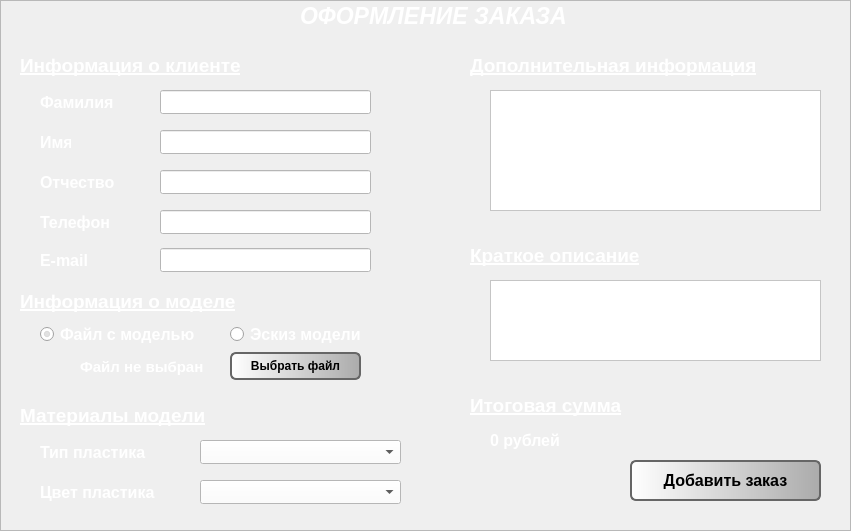
   <widget class="QFrame" name="manager_create_order_group">
    <property name="enabled">
     <bool>true</bool>
    </property>
    <property name="geometry">
     <rect>
      <x>191</x>
      <y>119</y>
      <width>851</width>
      <height>531</height>
     </rect>
    </property>
    <property name="frameShape">
     <enum>QFrame::StyledPanel</enum>
    </property>
    <property name="frameShadow">
     <enum>QFrame::Raised</enum>
    </property>
    <widget class="QLabel" name="surname_label">
     <property name="geometry">
      <rect>
       <x>40</x>
       <y>92</y>
       <width>81</width>
       <height>21</height>
      </rect>
     </property>
     <property name="font">
      <font>
       <family>Arial</family>
       <pointsize>12</pointsize>
       <weight>75</weight>
       <italic>false</italic>
       <bold>true</bold>
      </font>
     </property>
     <property name="styleSheet">
      <string notr="true">color: rgb(255, 255, 255);</string>
     </property>
     <property name="text">
      <string>Фамилия</string>
     </property>
    </widget>
    <widget class="QLabel" name="client_info_label">
     <property name="geometry">
      <rect>
       <x>20</x>
       <y>50</y>
       <width>221</width>
       <height>31</height>
      </rect>
     </property>
     <property name="font">
      <font>
       <family>Arial</family>
       <pointsize>14</pointsize>
       <weight>75</weight>
       <italic>false</italic>
       <bold>true</bold>
       <underline>true</underline>
       <strikeout>false</strikeout>
      </font>
     </property>
     <property name="styleSheet">
      <string notr="true">color: rgb(255, 255, 255);</string>
     </property>
     <property name="text">
      <string>Информация о клиенте</string>
     </property>
    </widget>
    <widget class="QLabel" name="name_label">
     <property name="geometry">
      <rect>
       <x>40</x>
       <y>132</y>
       <width>31</width>
       <height>21</height>
      </rect>
     </property>
     <property name="font">
      <font>
       <family>Arial</family>
       <pointsize>12</pointsize>
       <weight>75</weight>
       <italic>false</italic>
       <bold>true</bold>
      </font>
     </property>
     <property name="styleSheet">
      <string notr="true">color: rgb(255, 255, 255);</string>
     </property>
     <property name="text">
      <string>Имя</string>
     </property>
    </widget>
    <widget class="QLabel" name="add_order_label">
     <property name="geometry">
      <rect>
       <x>300</x>
       <y>0</y>
       <width>271</width>
       <height>31</height>
      </rect>
     </property>
     <property name="font">
      <font>
       <family>Arial</family>
       <pointsize>17</pointsize>
       <weight>75</weight>
       <italic>true</italic>
       <bold>true</bold>
      </font>
     </property>
     <property name="styleSheet">
      <string notr="true">color: rgb(255, 255, 255);</string>
     </property>
     <property name="text">
      <string>ОФОРМЛЕНИЕ ЗАКАЗА</string>
     </property>
    </widget>
    <widget class="QLabel" name="patronymic_label">
     <property name="geometry">
      <rect>
       <x>40</x>
       <y>172</y>
       <width>81</width>
       <height>21</height>
      </rect>
     </property>
     <property name="font">
      <font>
       <family>Arial</family>
       <pointsize>12</pointsize>
       <weight>75</weight>
       <italic>false</italic>
       <bold>true</bold>
      </font>
     </property>
     <property name="styleSheet">
      <string notr="true">color: rgb(255, 255, 255);</string>
     </property>
     <property name="text">
      <string>Отчество</string>
     </property>
    </widget>
    <widget class="QLineEdit" name="surname_text">
     <property name="geometry">
      <rect>
       <x>160</x>
       <y>90</y>
       <width>211</width>
       <height>24</height>
      </rect>
     </property>
     <property name="font">
      <font>
       <pointsize>11</pointsize>
      </font>
     </property>
     <property name="styleSheet">
      <string notr="true">background-color: rgb(255, 255, 255);</string>
     </property>
     <property name="text">
      <string/>
     </property>
    </widget>
    <widget class="QLineEdit" name="name_text">
     <property name="geometry">
      <rect>
       <x>160</x>
       <y>130</y>
       <width>211</width>
       <height>24</height>
      </rect>
     </property>
     <property name="font">
      <font>
       <pointsize>11</pointsize>
      </font>
     </property>
     <property name="styleSheet">
      <string notr="true">background-color: rgb(255, 255, 255);</string>
     </property>
     <property name="text">
      <string/>
     </property>
    </widget>
    <widget class="QLineEdit" name="patronymic_text">
     <property name="enabled">
      <bool>true</bool>
     </property>
     <property name="geometry">
      <rect>
       <x>160</x>
       <y>170</y>
       <width>211</width>
       <height>24</height>
      </rect>
     </property>
     <property name="font">
      <font>
       <pointsize>11</pointsize>
      </font>
     </property>
     <property name="styleSheet">
      <string notr="true">background-color: rgb(255, 255, 255);</string>
     </property>
     <property name="text">
      <string/>
     </property>
    </widget>
    <widget class="QLabel" name="phone_label">
     <property name="geometry">
      <rect>
       <x>40</x>
       <y>212</y>
       <width>81</width>
       <height>21</height>
      </rect>
     </property>
     <property name="font">
      <font>
       <family>Arial</family>
       <pointsize>12</pointsize>
       <weight>75</weight>
       <italic>false</italic>
       <bold>true</bold>
      </font>
     </property>
     <property name="styleSheet">
      <string notr="true">color: rgb(255, 255, 255);</string>
     </property>
     <property name="text">
      <string>Телефон</string>
     </property>
    </widget>
    <widget class="QLineEdit" name="phone_text">
     <property name="enabled">
      <bool>true</bool>
     </property>
     <property name="geometry">
      <rect>
       <x>160</x>
       <y>210</y>
       <width>211</width>
       <height>24</height>
      </rect>
     </property>
     <property name="font">
      <font>
       <pointsize>11</pointsize>
      </font>
     </property>
     <property name="styleSheet">
      <string notr="true">background-color: rgb(255, 255, 255);</string>
     </property>
     <property name="text">
      <string/>
     </property>
    </widget>
    <widget class="QLabel" name="additional_info_label">
     <property name="geometry">
      <rect>
       <x>470</x>
       <y>50</y>
       <width>291</width>
       <height>31</height>
      </rect>
     </property>
     <property name="font">
      <font>
       <family>Arial</family>
       <pointsize>14</pointsize>
       <weight>75</weight>
       <italic>false</italic>
       <bold>true</bold>
       <underline>true</underline>
      </font>
     </property>
     <property name="styleSheet">
      <string notr="true">color: rgb(255, 255, 255);</string>
     </property>
     <property name="text">
      <string>Дополнительная информация</string>
     </property>
    </widget>
    <widget class="QTextEdit" name="additional_info_text">
     <property name="geometry">
      <rect>
       <x>490</x>
       <y>90</y>
       <width>331</width>
       <height>121</height>
      </rect>
     </property>
     <property name="styleSheet">
      <string notr="true">background-color: rgb(255, 255, 255);</string>
     </property>
    </widget>
    <widget class="QLabel" name="model_info_label">
     <property name="geometry">
      <rect>
       <x>20</x>
       <y>286</y>
       <width>221</width>
       <height>31</height>
      </rect>
     </property>
     <property name="font">
      <font>
       <family>Arial</family>
       <pointsize>14</pointsize>
       <weight>75</weight>
       <italic>false</italic>
       <bold>true</bold>
       <underline>true</underline>
      </font>
     </property>
     <property name="styleSheet">
      <string notr="true">color: rgb(255, 255, 255);</string>
     </property>
     <property name="text">
      <string>Информация о моделе</string>
     </property>
    </widget>
    <widget class="QRadioButton" name="file_with_model_radio">
     <property name="geometry">
      <rect>
       <x>40</x>
       <y>326</y>
       <width>161</width>
       <height>17</height>
      </rect>
     </property>
     <property name="font">
      <font>
       <family>Arial</family>
       <pointsize>12</pointsize>
       <weight>75</weight>
       <bold>true</bold>
      </font>
     </property>
     <property name="styleSheet">
      <string notr="true">color: rgb(255, 255, 255);</string>
     </property>
     <property name="text">
      <string>Файл с моделью</string>
     </property>
     <property name="checked">
      <bool>true</bool>
     </property>
    </widget>
    <widget class="QRadioButton" name="sketch_of_model_radio">
     <property name="geometry">
      <rect>
       <x>230</x>
       <y>326</y>
       <width>141</width>
       <height>17</height>
      </rect>
     </property>
     <property name="font">
      <font>
       <family>Arial</family>
       <pointsize>12</pointsize>
       <weight>75</weight>
       <bold>true</bold>
      </font>
     </property>
     <property name="styleSheet">
      <string notr="true">color: rgb(255, 255, 255);</string>
     </property>
     <property name="text">
      <string>Эскиз модели</string>
     </property>
    </widget>
    <widget class="QPushButton" name="select_file_button">
     <property name="enabled">
      <bool>true</bool>
     </property>
     <property name="geometry">
      <rect>
       <x>230</x>
       <y>352</y>
       <width>131</width>
       <height>28</height>
      </rect>
     </property>
     <property name="font">
      <font>
       <family>Arial</family>
       <pointsize>9</pointsize>
       <weight>75</weight>
       <bold>true</bold>
      </font>
     </property>
     <property name="styleSheet">
      <string notr="true">background-color: qlineargradient(spread:pad, x1:0, y1:0, x2:1, y2:0, stop:0 rgba(255, 255, 255, 255), stop:1 rgba(171,171,171,1));
border-color: rgb(102, 102, 102);
border: 2px solid rgb(102, 102, 102);
border-radius: 6px;
</string>
     </property>
     <property name="text">
      <string>Выбрать файл</string>
     </property>
    </widget>
    <widget class="QLabel" name="selected_file_label">
     <property name="geometry">
      <rect>
       <x>80</x>
       <y>356</y>
       <width>131</width>
       <height>21</height>
      </rect>
     </property>
     <property name="font">
      <font>
       <family>Arial</family>
       <pointsize>11</pointsize>
       <weight>75</weight>
       <italic>false</italic>
       <bold>true</bold>
      </font>
     </property>
     <property name="styleSheet">
      <string notr="true">color: rgb(255, 255, 255);</string>
     </property>
     <property name="text">
      <string>Файл не выбран</string>
     </property>
    </widget>
    <widget class="QLabel" name="model_materials_label">
     <property name="geometry">
      <rect>
       <x>20</x>
       <y>400</y>
       <width>191</width>
       <height>31</height>
      </rect>
     </property>
     <property name="font">
      <font>
       <family>Arial</family>
       <pointsize>14</pointsize>
       <weight>75</weight>
       <italic>false</italic>
       <bold>true</bold>
       <underline>true</underline>
      </font>
     </property>
     <property name="styleSheet">
      <string notr="true">color: rgb(255, 255, 255);</string>
     </property>
     <property name="text">
      <string>Материалы модели</string>
     </property>
    </widget>
    <widget class="QLabel" name="plastic_color_label">
     <property name="geometry">
      <rect>
       <x>40</x>
       <y>482</y>
       <width>121</width>
       <height>21</height>
      </rect>
     </property>
     <property name="font">
      <font>
       <family>Arial</family>
       <pointsize>12</pointsize>
       <weight>75</weight>
       <italic>false</italic>
       <bold>true</bold>
      </font>
     </property>
     <property name="styleSheet">
      <string notr="true">color: rgb(255, 255, 255);</string>
     </property>
     <property name="text">
      <string>Цвет пластика</string>
     </property>
    </widget>
    <widget class="QLabel" name="type_of_plastic_label">
     <property name="geometry">
      <rect>
       <x>40</x>
       <y>442</y>
       <width>111</width>
       <height>21</height>
      </rect>
     </property>
     <property name="font">
      <font>
       <family>Arial</family>
       <pointsize>12</pointsize>
       <weight>75</weight>
       <italic>false</italic>
       <bold>true</bold>
      </font>
     </property>
     <property name="styleSheet">
      <string notr="true">color: rgb(255, 255, 255);</string>
     </property>
     <property name="text">
      <string>Тип пластика</string>
     </property>
    </widget>
    <widget class="QComboBox" name="type_of_plastic_combobox">
     <property name="geometry">
      <rect>
       <x>200</x>
       <y>440</y>
       <width>201</width>
       <height>24</height>
      </rect>
     </property>
     <property name="font">
      <font>
       <pointsize>11</pointsize>
      </font>
     </property>
     <property name="styleSheet">
      <string notr="true">background-color: rgb(255, 255, 255);</string>
     </property>
    </widget>
    <widget class="QComboBox" name="color_of_plastic_combobox">
     <property name="geometry">
      <rect>
       <x>200</x>
       <y>480</y>
       <width>201</width>
       <height>24</height>
      </rect>
     </property>
     <property name="font">
      <font>
       <pointsize>11</pointsize>
      </font>
     </property>
     <property name="styleSheet">
      <string notr="true">background-color: rgb(255, 255, 255);</string>
     </property>
    </widget>
    <widget class="QLabel" name="short_description_label">
     <property name="geometry">
      <rect>
       <x>470</x>
       <y>240</y>
       <width>181</width>
       <height>31</height>
      </rect>
     </property>
     <property name="font">
      <font>
       <family>Arial</family>
       <pointsize>14</pointsize>
       <weight>75</weight>
       <italic>false</italic>
       <bold>true</bold>
       <underline>true</underline>
      </font>
     </property>
     <property name="styleSheet">
      <string notr="true">color: rgb(255, 255, 255);</string>
     </property>
     <property name="text">
      <string>Краткое описание</string>
     </property>
    </widget>
    <widget class="QTextEdit" name="short_description_text">
     <property name="geometry">
      <rect>
       <x>490</x>
       <y>280</y>
       <width>331</width>
       <height>81</height>
      </rect>
     </property>
     <property name="styleSheet">
      <string notr="true">background-color: rgb(255, 255, 255);</string>
     </property>
    </widget>
    <widget class="QLabel" name="price_info_label">
     <property name="geometry">
      <rect>
       <x>470</x>
       <y>390</y>
       <width>181</width>
       <height>31</height>
      </rect>
     </property>
     <property name="font">
      <font>
       <family>Arial</family>
       <pointsize>14</pointsize>
       <weight>75</weight>
       <italic>false</italic>
       <bold>true</bold>
       <underline>true</underline>
      </font>
     </property>
     <property name="styleSheet">
      <string notr="true">color: rgb(255, 255, 255);</string>
     </property>
     <property name="text">
      <string>Итоговая сумма</string>
     </property>
    </widget>
    <widget class="QLabel" name="finale_price_label">
     <property name="geometry">
      <rect>
       <x>490</x>
       <y>430</y>
       <width>331</width>
       <height>21</height>
      </rect>
     </property>
     <property name="font">
      <font>
       <family>Arial</family>
       <pointsize>12</pointsize>
       <weight>75</weight>
       <italic>false</italic>
       <bold>true</bold>
      </font>
     </property>
     <property name="styleSheet">
      <string notr="true">color: rgb(255, 255, 255);</string>
     </property>
     <property name="text">
      <string>0 рублей</string>
     </property>
    </widget>
    <widget class="QPushButton" name="add_order_button">
     <property name="enabled">
      <bool>true</bool>
     </property>
     <property name="geometry">
      <rect>
       <x>630</x>
       <y>460</y>
       <width>191</width>
       <height>41</height>
      </rect>
     </property>
     <property name="font">
      <font>
       <family>Arial</family>
       <pointsize>12</pointsize>
       <weight>75</weight>
       <bold>true</bold>
      </font>
     </property>
     <property name="styleSheet">
      <string notr="true">background-color: qlineargradient(spread:pad, x1:0, y1:0, x2:1, y2:0, stop:0 rgba(255, 255, 255, 255), stop:1 rgba(171,171,171,1));
border-color: rgb(102, 102, 102);
border: 2px solid rgb(102, 102, 102);
border-radius: 6px;
</string>
     </property>
     <property name="text">
      <string>Добавить заказ</string>
     </property>
    </widget>
    <widget class="QLineEdit" name="email_text">
     <property name="enabled">
      <bool>true</bool>
     </property>
     <property name="geometry">
      <rect>
       <x>160</x>
       <y>248</y>
       <width>211</width>
       <height>24</height>
      </rect>
     </property>
     <property name="font">
      <font>
       <pointsize>11</pointsize>
      </font>
     </property>
     <property name="styleSheet">
      <string notr="true">background-color: rgb(255, 255, 255);</string>
     </property>
     <property name="text">
      <string/>
     </property>
    </widget>
    <widget class="QLabel" name="email_label">
     <property name="geometry">
      <rect>
       <x>40</x>
       <y>250</y>
       <width>81</width>
       <height>21</height>
      </rect>
     </property>
     <property name="font">
      <font>
       <family>Arial</family>
       <pointsize>12</pointsize>
       <weight>75</weight>
       <italic>false</italic>
       <bold>true</bold>
      </font>
     </property>
     <property name="styleSheet">
      <string notr="true">color: rgb(255, 255, 255);</string>
     </property>
     <property name="text">
      <string>E-mail</string>
     </property>
    </widget>
   </widget>
